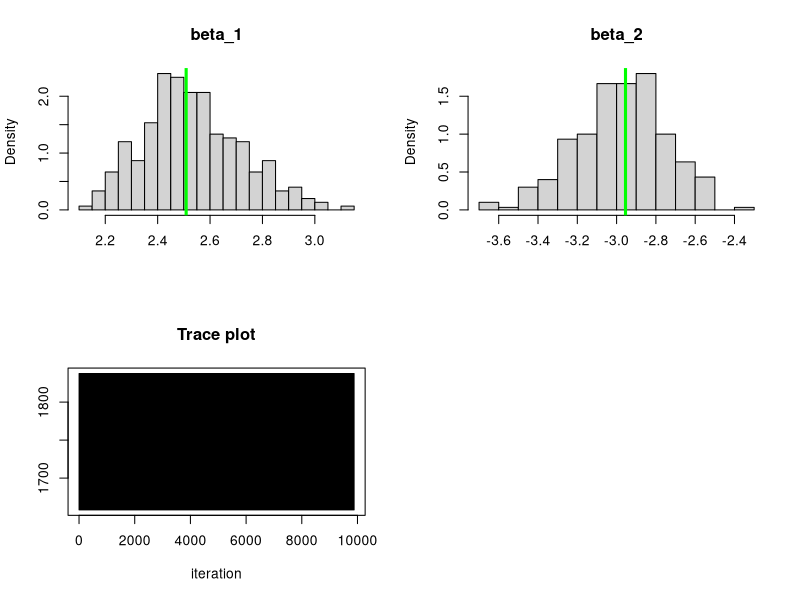

Generate this figure with R: (Note: a time limit stopped this script after it produced the figure.)

# Gradient descent with some adaptive tuning and max iterations
GD = function( gradient, f, eta=.01, x0, epsilon=10^-6, max_iter=10^4){

	t = 2
	trace = matrix( NA, ncol=length(x0), nrow=max_iter)
	trace[1:2,] =	rbind( x0, x0 + 2*epsilon)
	neg_l = f(trace[t,])
	# Begin the gradient descent algorithm
	while( sum((trace[t,] - trace[t-1,])^2)^.5 >= epsilon & t < max_iter ){
		
		# Update the parameters
		trace[t+1,] = trace[t,] - eta * gradient(trace[t,])
	  #print(trace[t+1,])		
		t = t +1
		
		# If negative log-likelihood increases, then reduce learning rate
		neg_l_new = f(trace[t,]) 
		#cat(neg_l_new, "  ", neg_l, "\n")
		if(neg_l_new >= neg_l) eta = eta * .9 
		neg_l = neg_l_new
	}
	cat("final learning rate = ", eta, "\n")
	
	if(t == max_iter){
		print("Warning: max iterations exceeded")
		trace[max_iter,] = NA
	}
		
	return(trace[1:t,])
}


# Generate synthetic logistic regrerssion data and implement a simulation study 
# to observe the sampling distribution of the MLE of the coefficients computed
# via gradient descent
n = 1000
p = 2
beta = runif( n=p, min=1, max=5) * (-1)^(runif(p) < .5)
X = cbind( 1, matrix( rnorm(n*(p-1)), ncol=p-1))

num_sims = 300
sampling_dist = matrix( NA, num_sims, p);
for(k in 1:num_sims){
	
	# Generate a synthetic data set
	py = 1 / ( 1 + exp(-X %*% beta))
	y = c(runif(n) < py)
	
	df = function(b){
		sigmoid = 1 / (1 + exp(-c(X %*% b)))
		return( colSums((sigmoid - y) * X) )
	}
	
	neg_l = function(b){
		sigmoid = 1 / (1 + exp(-c(X %*% b)) +10^-6) # 10^-6 for numerical stability
		return( -sum(y * log(sigmoid) + (1 - y) * log(1 - sigmoid)) )
	}
	
	b0 = runif(p) * 2*sqrt(6/p) + (-sqrt(6/p))
	trace = GD( gradient=df, f=neg_l, x0=b0)
	sampling_dist[k,] = tail( trace, 1)
	
	print(k)
}


# Plot the sampling distribution of the components of the MLEs
par(mfrow=c(2,2))
for(j in 1:p){
	hist( sampling_dist[,j], breaks=floor(sqrt(num_sims)), main=paste0("beta_",j),
	      xlab=NA, freq=F)
	abline( v=beta[j], col="green", lwd=3)
} 




# -----------------------------------------------------------------------------
# Stochastic gradient descent
SGD = function( r, n, gradient, eta=.01, x0, epsilon=10^-3, max_iter=10^4){

	t = 2
	trace = matrix( NA, ncol=length(x0), nrow=max_iter)
	trace[1:2,] =	rbind( x0, x0 + 2*epsilon)
	# Begin the gradient descent algorithm
	while( sum((trace[t,] - trace[t-1,])^2)^.5 >= epsilon & t < max_iter ){
		
		index = sample( 1:n, size=r, replace=F)
		
		# Update the parameters
		trace[t+1,] = trace[t,] - eta * gradient( trace[t,], index)
	  #print(trace[t+1,])		
		t = t +1
	}
	cat("final learning rate = ", eta, "\n")
	
	if(t == max_iter){
		print("Warning: max iterations exceeded")
		trace[max_iter,] = NA
	}
		
	return(trace[1:t,])
}


# Test on sythetic logistic regrerssion data
n = 2000
p = 2
beta = runif( n=p, min=1, max=5) * (-1)^(runif(p) < .5)
X = cbind( 1, matrix( rnorm(n*(p-1)), ncol=p-1))

py = 1 / ( 1 + exp(-X %*% beta))
y = c(runif(n) < py)

df_r = function( b, index){
	sigmoid = 1 / (1 + exp(-c(X[index,] %*% b)))
	return( colSums((sigmoid - y[index]) * X[index,]) )
}

b0 = runif(p) * 2*sqrt(6/p) + (-sqrt(6/p))
trace = SGD( r=2000, n=n, gradient=df_r, x0=b0, epsilon=10^-3); tail( trace, 2); beta

# Plot the trace of the negative log-likelihood
neg_l_r = function( b, index){
	sigmoid = 1 / (1 + exp(-c(X[index,] %*% b)) +10^-6) 
	return( -sum(y[index] * log(sigmoid) + (1 - y[index]) * log(1 - sigmoid)) )
}
profile = rep( NA, nrow(trace))
for(t in 1:nrow(trace)) profile[t] = neg_l_r( b=trace[t,], index=1:n)
plot( profile[-c(1:120)], main="Trace plot", xlab="iteration", ylab=NA, type="l")


# Generate synthetic logistic regrerssion data and implement a simulation study 
# to observe the sampling distribution of the MLE of the coefficients computed
# via stochastic gradient descent
num_sims = 300
sampling_dist = matrix( NA, num_sims, p);
for(k in 1:num_sims){
	
	# Generate a synthetic data set
	py = 1 / ( 1 + exp(-X %*% beta))
	y = c(runif(n) < py)

	b0 = runif(p) * 2*sqrt(6/p) + (-sqrt(6/p))
	trace = SGD( r=2000, n=n, gradient=df_r, x0=b0, epsilon=10^-8)
	sampling_dist[k,] = tail( trace, 1)
	
	print(k)
}


# Plot the sampling distribution of the components of the MLEs
par(mfrow=c(2,2))
for(j in 1:p){
	hist( sampling_dist[,j], breaks=floor(sqrt(num_sims)), main=paste0("beta_",j),
	      xlab=NA, freq=F)
	abline( v=beta[j], col="green", lwd=3)
} 



# -----------------------------------------------------------------------------
# Mini batch gradient descent
MBGD = function( r, n, gradient, eta=.01, x0, epsilon=10^-3, max_iter=10^4){

	t = 2
	trace = matrix( NA, ncol=length(x0), nrow=max_iter*n)
	trace[1:2,] =	rbind( x0, x0 + 2*epsilon)
	# Begin the gradient descent algorithm
	while( sum((trace[t,] - trace[t-1,])^2)^.5 >= epsilon & t < max_iter ){
		
		for(s in 0:(floor(n/r)-1)){
			index = (s*r +1):(s*r +r)
		
			# Update the parameters
			trace[t+1,] = trace[t,] - eta * gradient( trace[t,], index)
		  #print(trace[t+1,])		
			t = t +1
		}
	}
	cat("final learning rate = ", eta, "\n")
	
	if(t == max_iter){
		print("Warning: max iterations exceeded")
		trace[max_iter,] = NA
	}
		
	return(trace[1:t,])
}


# Test on sythetic logistic regrerssion data
n = 1000
p = 2
beta = runif( n=p, min=1, max=5) * (-1)^(runif(p) < .5)
X = cbind( 1, matrix( rnorm(n*(p-1)), ncol=p-1))

py = 1 / ( 1 + exp(-X %*% beta))
y = c(runif(n) < py)

b0 = runif(p) * 2*sqrt(6/p) + (-sqrt(6/p))
trace = MBGD( r=100, n=n, gradient=df_r, x0=b0); tail( trace, 2); beta

# Plot the trace of the negative log-likelihood
profile = rep( NA, nrow(trace))
for(t in 1:nrow(trace)) profile[t] = neg_l_r( b=trace[t,], index=1:n)
plot( profile[-c(1:10)], main="Trace plot", xlab="iteration", ylab=NA, type="l")


# Generate synthetic logistic regrerssion data and implement a simulation study 
# to observe the sampling distribution of the MLE of the coefficients computed
# via stochastic gradient descent
num_sims = 300
sampling_dist = matrix( NA, num_sims, p);
for(k in 1:num_sims){
	
	# Generate a synthetic data set
	py = 1 / ( 1 + exp(-X %*% beta))
	y = c(runif(n) < py)

	b0 = runif(p) * 2*sqrt(6/p) + (-sqrt(6/p))
	trace = MBGD( r=100, n=n, gradient=df_r, x0=b0)
	sampling_dist[k,] = tail( trace, 1)
	
	print(k)
}


# Plot the sampling distribution of the components of the MLEs
par(mfrow=c(2,2))
for(j in 1:p){
	hist( sampling_dist[,j], breaks=floor(sqrt(num_sims)), main=paste0("beta_",j),
	      xlab=NA, freq=F)
	abline( v=beta[j], col="green", lwd=3)
} 
